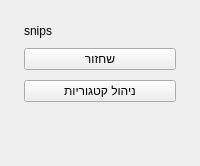
<?xml version="1.0" encoding="UTF-8"?>
<ui version="4.0">
 <class>SnipsOverviewPage</class>
 <widget class="QWidget" name="SnipsOverviewPage">
  <layout class="QVBoxLayout" name="main_layout">
   <property name="spacing"><number>10</number></property>
   <property name="leftMargin"><number>24</number></property>
   <property name="topMargin"><number>24</number></property>
   <property name="rightMargin"><number>24</number></property>
   <property name="bottomMargin"><number>24</number></property>
   <item>
    <widget class="QLabel" name="lbl_title">
     <property name="text"><string>snips</string></property>
    </widget>
   </item>
   <item>
    <widget class="QPushButton" name="btn_restore_link">
     <property name="cursor"><cursorShape>PointingHandCursor</cursorShape></property>
     <property name="text"><string>שחזור</string></property>
    </widget>
   </item>
   <item>
    <widget class="QPushButton" name="btn_categories_link">
     <property name="cursor"><cursorShape>PointingHandCursor</cursorShape></property>
     <property name="text"><string>ניהול קטגוריות</string></property>
    </widget>
   </item>
   <item>
    <spacer name="vertical_spacer">
     <property name="orientation"><enum>Qt::Orientation::Vertical</enum></property>
     <property name="sizeType"><enum>QSizePolicy::Policy::Expanding</enum></property>
     <property name="sizeHint" stdset="0"><size><width>20</width><height>40</height></size></property>
    </spacer>
   </item>
  </layout>
 </widget>
 <resources/>
 <connections/>
</ui>
